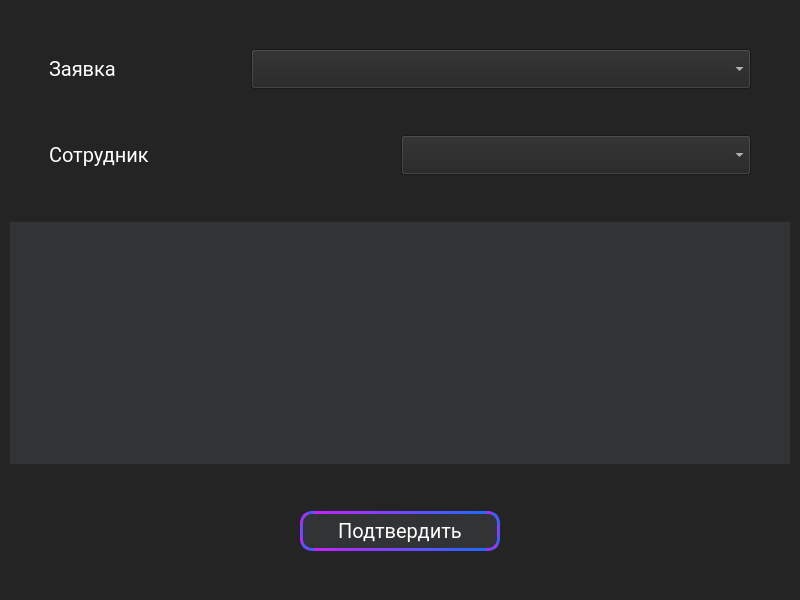
<?xml version="1.0" encoding="UTF-8"?>
<ui version="4.0">
 <class>ChangeFeedSecond</class>
 <widget class="QMainWindow" name="ChangeFeedSecond">
  <property name="geometry">
   <rect>
    <x>0</x>
    <y>0</y>
    <width>800</width>
    <height>600</height>
   </rect>
  </property>
  <property name="windowTitle">
   <string>MainWindow</string>
  </property>
  <property name="styleSheet">
   <string notr="true">QWidget{
	background-color: #242424;
	font-family: Roboto;
	color: white;
	font-size: 20px;
	font-weight: 100px;
}</string>
  </property>
  <widget class="QWidget" name="centralwidget">
   <layout class="QVBoxLayout" name="verticalLayout_2">
    <item>
     <layout class="QVBoxLayout" name="verticalLayout">
      <item>
       <spacer name="verticalSpacer">
        <property name="styleSheet">
         <string notr="true">QTableWidget{
	background-color:  #313335;
}</string>
        </property>
        <property name="orientation">
         <enum>Qt::Vertical</enum>
        </property>
        <property name="sizeType">
         <enum>QSizePolicy::Preferred</enum>
        </property>
        <property name="sizeHint" stdset="0">
         <size>
          <width>20</width>
          <height>40</height>
         </size>
        </property>
       </spacer>
      </item>
      <item>
       <layout class="QHBoxLayout" name="horizontalLayout">
        <item>
         <spacer name="horizontalSpacer_14">
          <property name="styleSheet">
           <string notr="true">QTableWidget{
	background-color:  #313335;
}</string>
          </property>
          <property name="orientation">
           <enum>Qt::Horizontal</enum>
          </property>
          <property name="sizeType">
           <enum>QSizePolicy::Preferred</enum>
          </property>
          <property name="sizeHint" stdset="0">
           <size>
            <width>40</width>
            <height>20</height>
           </size>
          </property>
         </spacer>
        </item>
        <item>
         <widget class="QLabel" name="label">
          <property name="styleSheet">
           <string notr="true">QTableWidget{
	background-color:  #313335;
}</string>
          </property>
          <property name="text">
           <string>Заявка</string>
          </property>
         </widget>
        </item>
        <item>
         <spacer name="horizontalSpacer_16">
          <property name="styleSheet">
           <string notr="true">QTableWidget{
	background-color:  #313335;
}</string>
          </property>
          <property name="orientation">
           <enum>Qt::Horizontal</enum>
          </property>
          <property name="sizeType">
           <enum>QSizePolicy::Preferred</enum>
          </property>
          <property name="sizeHint" stdset="0">
           <size>
            <width>40</width>
            <height>20</height>
           </size>
          </property>
         </spacer>
        </item>
        <item>
         <widget class="QComboBox" name="selectApp">
          <property name="minimumSize">
           <size>
            <width>500</width>
            <height>40</height>
           </size>
          </property>
          <property name="styleSheet">
           <string notr="true">QTableWidget{
	background-color:  #313335;
}</string>
          </property>
         </widget>
        </item>
        <item>
         <spacer name="horizontalSpacer_15">
          <property name="styleSheet">
           <string notr="true">QTableWidget{
	background-color:  #313335;
}</string>
          </property>
          <property name="orientation">
           <enum>Qt::Horizontal</enum>
          </property>
          <property name="sizeType">
           <enum>QSizePolicy::Minimum</enum>
          </property>
          <property name="sizeHint" stdset="0">
           <size>
            <width>40</width>
            <height>20</height>
           </size>
          </property>
         </spacer>
        </item>
       </layout>
      </item>
      <item>
       <spacer name="verticalSpacer_5">
        <property name="styleSheet">
         <string notr="true">QTableWidget{
	background-color:  #313335;
}</string>
        </property>
        <property name="orientation">
         <enum>Qt::Vertical</enum>
        </property>
        <property name="sizeType">
         <enum>QSizePolicy::Preferred</enum>
        </property>
        <property name="sizeHint" stdset="0">
         <size>
          <width>20</width>
          <height>40</height>
         </size>
        </property>
       </spacer>
      </item>
      <item>
       <layout class="QHBoxLayout" name="horizontalLayout_2">
        <item>
         <spacer name="horizontalSpacer_11">
          <property name="styleSheet">
           <string notr="true">QTableWidget{
	background-color:  #313335;
}</string>
          </property>
          <property name="orientation">
           <enum>Qt::Horizontal</enum>
          </property>
          <property name="sizeType">
           <enum>QSizePolicy::Preferred</enum>
          </property>
          <property name="sizeHint" stdset="0">
           <size>
            <width>40</width>
            <height>20</height>
           </size>
          </property>
         </spacer>
        </item>
        <item>
         <widget class="QLabel" name="label_3">
          <property name="styleSheet">
           <string notr="true">QTableWidget{
	background-color:  #313335;
}</string>
          </property>
          <property name="text">
           <string>Сотрудник</string>
          </property>
         </widget>
        </item>
        <item>
         <spacer name="horizontalSpacer_12">
          <property name="styleSheet">
           <string notr="true">QTableWidget{
	background-color:  #313335;
}</string>
          </property>
          <property name="orientation">
           <enum>Qt::Horizontal</enum>
          </property>
          <property name="sizeType">
           <enum>QSizePolicy::Preferred</enum>
          </property>
          <property name="sizeHint" stdset="0">
           <size>
            <width>40</width>
            <height>20</height>
           </size>
          </property>
         </spacer>
        </item>
        <item>
         <widget class="QComboBox" name="selectEmployee">
          <property name="minimumSize">
           <size>
            <width>350</width>
            <height>40</height>
           </size>
          </property>
          <property name="styleSheet">
           <string notr="true">QTableWidget{
	background-color:  #313335;
}</string>
          </property>
         </widget>
        </item>
        <item>
         <spacer name="horizontalSpacer_13">
          <property name="styleSheet">
           <string notr="true">QTableWidget{
	background-color:  #313335;
}</string>
          </property>
          <property name="orientation">
           <enum>Qt::Horizontal</enum>
          </property>
          <property name="sizeType">
           <enum>QSizePolicy::Minimum</enum>
          </property>
          <property name="sizeHint" stdset="0">
           <size>
            <width>40</width>
            <height>20</height>
           </size>
          </property>
         </spacer>
        </item>
       </layout>
      </item>
      <item>
       <spacer name="verticalSpacer_7">
        <property name="styleSheet">
         <string notr="true">QTableWidget{
	background-color:  #313335;
}</string>
        </property>
        <property name="orientation">
         <enum>Qt::Vertical</enum>
        </property>
        <property name="sizeType">
         <enum>QSizePolicy::Preferred</enum>
        </property>
        <property name="sizeHint" stdset="0">
         <size>
          <width>20</width>
          <height>40</height>
         </size>
        </property>
       </spacer>
      </item>
      <item>
       <layout class="QHBoxLayout" name="horizontalLayout_3">
        <item>
         <widget class="QTableWidget" name="tableWidget">
          <property name="styleSheet">
           <string notr="true">QTableWidget{
	background-color:  #313335;
}</string>
          </property>
          <property name="editTriggers">
           <set>QAbstractItemView::AnyKeyPressed</set>
          </property>
         </widget>
        </item>
       </layout>
      </item>
      <item>
       <spacer name="verticalSpacer_6">
        <property name="styleSheet">
         <string notr="true">QTableWidget{
	background-color:  #313335;
}</string>
        </property>
        <property name="orientation">
         <enum>Qt::Vertical</enum>
        </property>
        <property name="sizeType">
         <enum>QSizePolicy::Preferred</enum>
        </property>
        <property name="sizeHint" stdset="0">
         <size>
          <width>20</width>
          <height>40</height>
         </size>
        </property>
       </spacer>
      </item>
      <item>
       <layout class="QHBoxLayout" name="horizontalLayout_6">
        <item>
         <spacer name="horizontalSpacer">
          <property name="styleSheet">
           <string notr="true">QTableWidget{
	background-color:  #313335;
}</string>
          </property>
          <property name="orientation">
           <enum>Qt::Horizontal</enum>
          </property>
          <property name="sizeHint" stdset="0">
           <size>
            <width>40</width>
            <height>20</height>
           </size>
          </property>
         </spacer>
        </item>
        <item>
         <widget class="QPushButton" name="btn_confirm">
          <property name="minimumSize">
           <size>
            <width>200</width>
            <height>40</height>
           </size>
          </property>
          <property name="styleSheet">
           <string notr="true">
QPushButton{
	background-color: #313335;
	border: 3px qlineargradient(spread:pad, x1:0, y1:0, x2:1, y2:0, stop:0 #C622FF, stop:1 #1D6BFF);
	border-style: solid;
	border-radius: 12%;
}
QPushButton:hover{
background-color:  #5C6164;
}

QPushButton:pressed{
background-color:  #5C6164;
}

QPushButton:after{
background-color:  #5C6164;
}</string>
          </property>
          <property name="text">
           <string>Подтвердить</string>
          </property>
          <property name="shortcut">
           <string>Return</string>
          </property>
         </widget>
        </item>
        <item>
         <spacer name="horizontalSpacer_2">
          <property name="styleSheet">
           <string notr="true">QTableWidget{
	background-color:  #313335;
}</string>
          </property>
          <property name="orientation">
           <enum>Qt::Horizontal</enum>
          </property>
          <property name="sizeHint" stdset="0">
           <size>
            <width>40</width>
            <height>20</height>
           </size>
          </property>
         </spacer>
        </item>
       </layout>
      </item>
      <item>
       <spacer name="verticalSpacer_8">
        <property name="styleSheet">
         <string notr="true">QTableWidget{
	background-color:  #313335;
}</string>
        </property>
        <property name="orientation">
         <enum>Qt::Vertical</enum>
        </property>
        <property name="sizeType">
         <enum>QSizePolicy::Preferred</enum>
        </property>
        <property name="sizeHint" stdset="0">
         <size>
          <width>20</width>
          <height>40</height>
         </size>
        </property>
       </spacer>
      </item>
     </layout>
    </item>
   </layout>
  </widget>
 </widget>
 <resources/>
 <connections/>
</ui>
